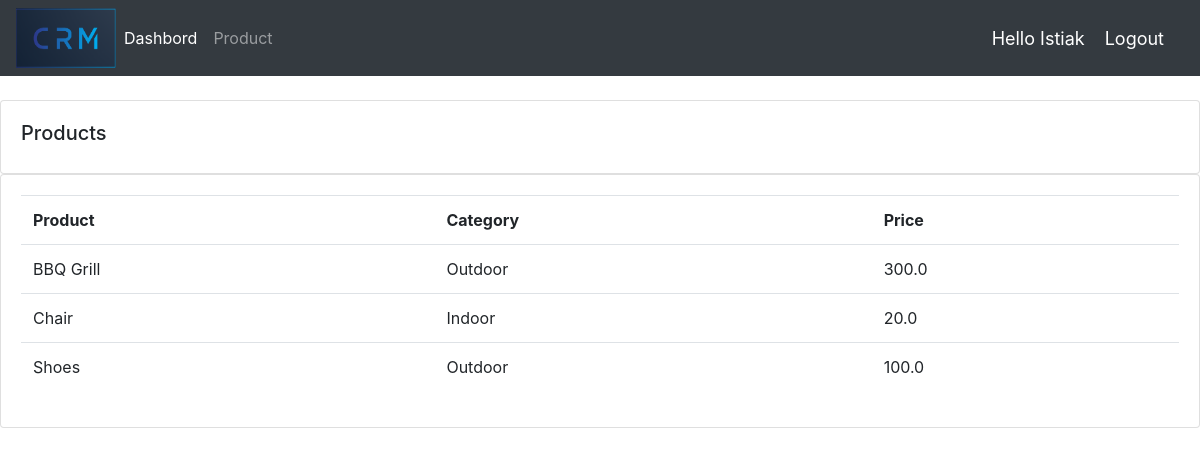
/product/ (signed in), run on the app's committed database.
### accounts/models.py (models this page shows, shortened)
class Product(models.Model):
	CATEGORY = (
		('Indoor', 'Indoor'),
		('Outdoor', 'Outdoor'),
		)
	name = models.CharField(max_length=200, null=True)
	price = models.FloatField(null=True)
	category = models.CharField(max_length=200, null=True, choices=CATEGORY)
	description = models.CharField(max_length=200, null=True)
	date_created = models.DateTimeField(auto_now_add=True, null=True)
	tags = models.ManyToManyField(Tag)

### accounts/decorators.py (the view)
		def wrapper_func(request, *args,**kwargs):
			group = None
			if request.user.groups.exists():
				group =request.user.groups.all()[0].name
			if group in allowed_roles:
				return view_func(request, *args,**kwargs)
			else:
				return HttpResponse('You are not authorized to view this page')

### accounts/views.py (called while the page is built)
@login_required(login_url='login')
@allowed_users(allowed_roles=['admin'])
def product(request):
	products = Product.objects.all()
	context = {'products':products}
	return render(request,'accounts/product.html',context)

### accounts/templates/accounts/product.html
{% extends 'accounts/base.html' %}
{% block content %}
	<br>
		<div class="row">
			<div class="col-md">
				<div class="card card-body">
					<h5>Products</h5>
				</div>
				<div class="card card-body">
					<table class="table">
						<tr>
							<th>Product</th>
							<th>Category</th>
							<th>Price</th>
						</tr>
						{% for product in products %}
							<tr>
								<td>{{product.name}}</td>
								<td>{{product.category}}</td>
								<td>{{product.price}}</td>
							</tr>
						{% endfor %}
					</table>
				</div>
			</div>
		</div>
{% endblock %}

### accounts/templates/accounts/navbar.html (shortened to what this page needs)
{% load static %}
<nav class="navbar navbar-expand-lg navbar-dark bg-dark">
		  <img src="{% static 'images/logo.png' %}" height="60" width="100">
		  <div class="collapse navbar-collapse" id="navbarNav">
		  	{% if request.user.is_staff %}
			    <ul class="navbar-nav">
			      <li class="nav-item active">
			        <a class="nav-link" href="{% url 'crm-home' %}">Dashbord <span class="sr-only">(current)</span></a>
			      </li>
			      <li class="nav-item">
			        <a class="nav-link" href="{% url 'crm-product' %}">Product</a>
			      </li>
		      {% else %}
		      	<li class="nav-item">
		      		<a class="nav-link" href="{% url 'account' %}">Settings</a>
		      	</li>
		      {% endif %}
		    </ul>
		  </div>
			  <span class="hello">Hello {{request.user}}</span>
			  <br>
			  <span ><a class="hello" href="{% url 'logout' %}">Logout</a></span>
</nav>

### accounts/templates/accounts/navbar.html (style rules this page uses)
.hello { font-size: 18px; color: #fff; margin-right: 20px; }

### data on the page
Product: name "BBQ Grill", category "Outdoor", price "300.0"
Product: name "Chair", category "Indoor", price "20.0"
Product: name "Shoes", category "Outdoor", price "100.0"

### other printed values
{{ request.user }} "Istiak"
